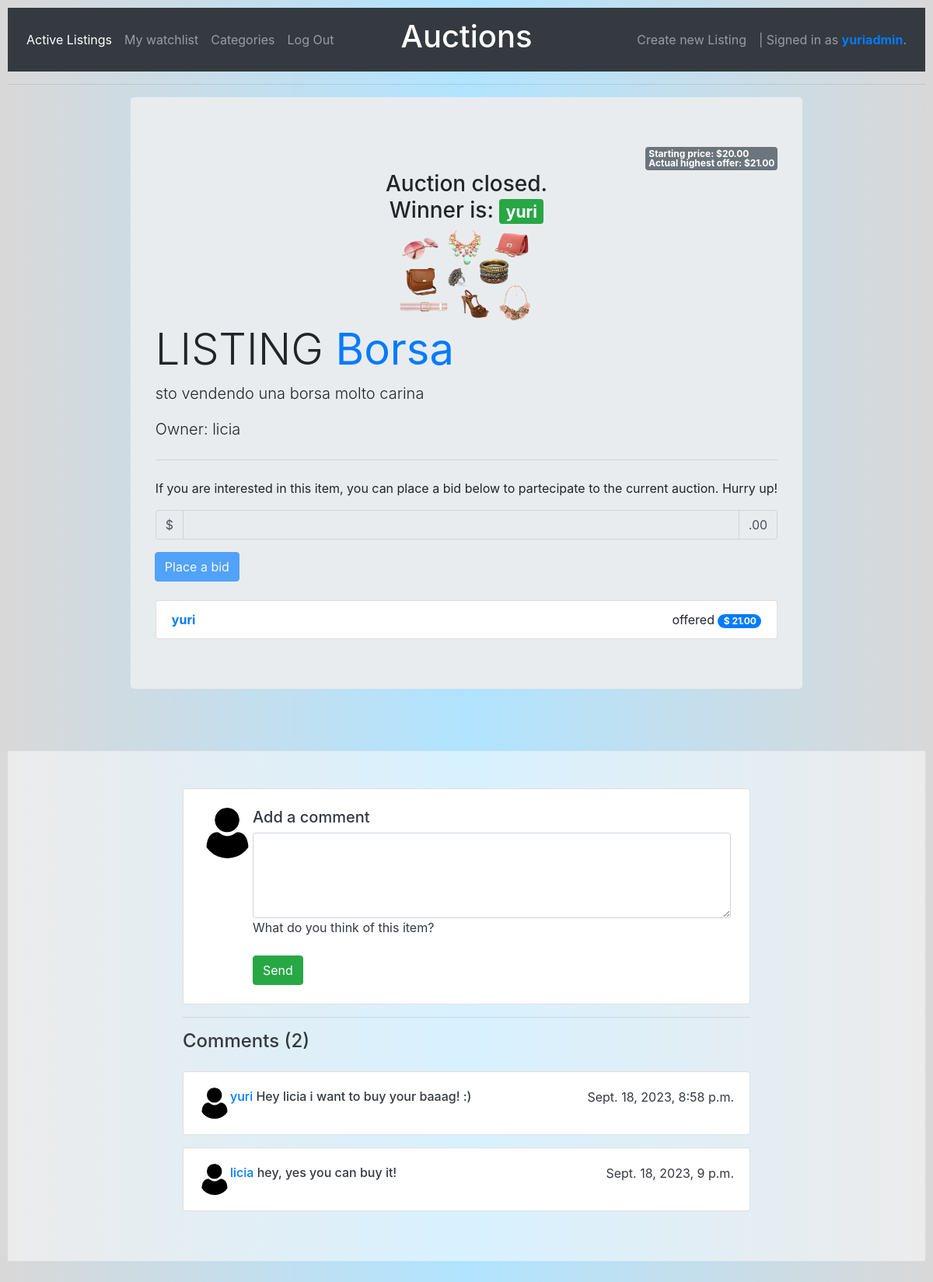
The app's page /6/listingpage (signed in) with its own data.
### auctions/models.py (models this page shows, shortened)
class User(AbstractUser):
    pass

class Listing(models.Model):
    id = models.AutoField(primary_key=True)
    title = models.CharField(max_length=24)
    description = models.CharField(max_length=64)
    startingprice = models.IntegerField()
    imagename = models.CharField(max_length=255)
    categoryname = models.CharField(max_length=255, blank=True, null=True)
    user = models.ForeignKey(User, on_delete=models.CASCADE, related_name='owner')
    winner = models.CharField(max_length=255, blank=True, null=True)
    pass

class Bid(models.Model):
    id = models.AutoField(primary_key=True)
    amount = models.IntegerField()
    user = models.ForeignKey(User, on_delete=models.DO_NOTHING, related_name='bidder')
    listing = models.ForeignKey(Listing, on_delete=models.CASCADE, related_name='item')
    pass

class Comment(models.Model):
    id = models.AutoField(primary_key=True)
    content = models.CharField(max_length=255)
    user = models.ForeignKey(User, on_delete=models.DO_NOTHING, related_name='commenter')
    listing = models.ForeignKey(Listing, on_delete=models.CASCADE, related_name='itemCommented')
    timestamp = models.DateTimeField(blank=True, null=True)
    pass

### auctions/views.py (the view, shortened to what this page needs)
# urls.py: path("<int:listing_id>/listingpage", views.listing, name="listingpage"),
@login_required
def listing(request, listing_id):
    if request.user.is_authenticated:
        try:
            bids = Bid.objects.all().filter(listing=listing_id)
        except ObjectDoesNotExist:
            bids = None
    if request.user.is_authenticated:
        if request.method != "POST":
            try:
                listing = Listing.objects.get(pk=listing_id)
            except ObjectDoesNotExist:
                return HttpResponse("Listing not found.")
            user = User.objects.get(username=request.user)
            comments = Comment.objects.all().filter(listing=listing_id)
            commentsCount = comments.count()
            isOwner = False
            if listing.user.username == user.username:
                isOwner = True
            isactive = False
            try:
                watch = Watchlist.objects.get(user=user.pk, listing=listing_id)
                if watch is not None:
                    isactive = True
            except ObjectDoesNotExist:
                watch = None
            if bids is not None:
                offers=(bid.amount for bid in bids)
                maximum = max(offers, default=listing.startingprice)
            return render(request, "auctions/listingpage.html", {
                    "username": user.username,
                    "listing": listing,
                    "bids": bids,
                    "actualprice": maximum,
                    "isWatching": isactive,
                    "isOwner": isOwner,
                    "comments": comments,
                    "commentsCount": commentsCount
                })
    else:
        return HttpResponseRedirect(reverse("index"))

### auctions/templates/auctions/listingpage.html (shortened to what this page needs)
{% extends "auctions/layout.html" %}
{% block body %}
    {% load static %}
    <div class="row justify-content-center">
      <div class="jumbotron">
      <div class="text-right">
        <span class="badge badge-secondary">
          <span class="input-group-prepend">Starting price: ${{listing.startingprice}}<span class="input-group-append">.00</span></span>
          <span class="input-group-prepend">Actual highest offer: ${{actualprice}}<span class="input-group-append">.00</span></span>
        </span>
      </div>
      {% if listing.winner is not None %}
      <div class="text-center">
        <h3>Auction closed. <br>Winner is: <span class="badge badge-success">{{ listing.winner }}</span></h3>
      </div>
      {% endif %}
      <div class="text-center">
        <img class="card-img-top justify-content-center" src="{% static 'images/'|add:listing.imagename' %}" alt="Listing Image" id="img">
      </div>
        <h1 class="display-4">LISTING <strong class="text-primary">{{ listing.title }}</strong></h1>
        <form method="POST" action="{% url 'biddingpage' listing.id %}">
        <p class="lead">{{ listing.description }}</p>
        <p class="lead">Owner: {{ listing.user }}</p>
        <hr class="my-4">
        <p>If you are interested in this item, you can place a bid below to partecipate to the current auction. Hurry up!</p>
        <div class="input-group mb-3">
          <div class="input-group-prepend">
            <span class="input-group-text">$</span>
          </div>
          {% if listing.winner is None %}
          <input type="number" name="amount" class="form-control" aria-label="Amount (to the nearest dollar)" min="{{actualprice}}" required>
          {% else %}
          <input type="number" name="amount" class="form-control" aria-label="Amount (to the nearest dollar)" min="{{actualprice}}" readonly>
          {% endif %}
          <div class="input-group-append">
            <span class="input-group-text">.00</span>
          </div>
        </div>
        <div class="input-group-append">
          {% if listing.winner is None %}
            <input type="submit" value="Place a bid" class="btn btn-primary">
          {% else %}
            <input type="submit" value="Place a bid" class="btn btn-primary" disabled>
          {% endif %}
      </div>
      </form>
      <br>
      <ul class="list-group">
        {% for bid in bids %}
        <li class="list-group-item d-flex justify-content-between align-items-center">
          <strong class="text-primary">{{bid.user}}</strong>
          <div class="text-center"><span>offered </span>
            <span class="badge badge-primary badge-pill">
              <span class="input-group-prepend">$ {{bid.amount}}<span class="input-group-append">.00</span></span>
          </span>
        </div>
        </li>
        {% endfor %}
      </ul>
      </div>
    </div>
    <section id="commentSection">
      <form method="POST" action="{% url 'comment' listing.id %}">
      <div class="container my-5 py-5 text-dark">
        <div class="row d-flex justify-content-center">
          <div class="col-md-12 col-lg-10 col-xl-8">
            <div class="card">
              <div class="card-body p-4">
                <div class="d-flex flex-start w-100">
                  <img class="rounded-circle shadow-1-strong me-3"
                    src="{% static 'images/user.png' %}" alt="avatar" width="65"
                    height="65" />
                  <div class="w-100">
                    <h5>Add a comment</h5>
                    <div class="form-outline">
                      <textarea class="form-control" name="content" rows="4"></textarea>
                      <label class="form-label" for="textAreaExample">What do you think of this item?</label>
                    </div>
                    <div class="d-flex justify-content-between mt-3">
                      <button type="submit" class="btn btn-success">
                        Send
                      </button>
                    </div>
                  </div>
                </div>
              </div>
            </div>
          </form>
            <hr>
            {% if comments is not None %}
            <div class="d-flex justify-content-between align-items-center mb-4">
              <h4 class="text-dark mb-0">Comments ({{ commentsCount }})</h4>
            </div>
            {% for comment in comments %}
            <div class="card mb-3">
              <div class="card-body">
                <div class="d-flex flex-start">
                  <img class="rounded-circle shadow-1-strong me-3"
                    src="{% static 'images/user.png' %}" alt="avatar" width="40"
                    height="40" />
                  <div class="w-100">
                    <div class="d-flex justify-content-between align-items-center mb-3">
                      <h6 class="text-primary fw-bold mb-0">
                        {{ comment.user }}
                        <span class="text-dark ms-2">{{ comment.content }}</span>
                      </h6>
                      <p class="mb-0">{{ comment.timestamp }}</p>
                    </div>
                  </div>
                </div>
              </div>
            </div>
            {% endfor %}
            {% endif %}
    </section>
{% endblock %}

### auctions/templates/auctions/layout.html (shortened to what this page needs)
{% load static %}
<!DOCTYPE html>
<html lang="en">
    <head>
        <link rel="stylesheet" href="https://cdn.jsdelivr.net/npm/bootstrap@4.1.3/dist/css/bootstrap.min.css">
        <link href="{% static 'auctions/styles.css' %}" rel="stylesheet">
    </head>
    <body>
        <nav class="navbar navbar-expand-md navbar-dark bg-dark">
            <div class="navbar-collapse collapse w-100 order-1 order-md-0 dual-collapse2">
                <ul class="navbar-nav mr-auto">
                    <li class="nav-item active">
                        <a class="nav-link" href="{% url 'index' %}">Active Listings</a>
                    </li>
                {% if user.is_authenticated %}
                    <li class="nav-item">
                        <a class="nav-link" href="{% url 'watchpage' %}">My watchlist</a>
                    </li>
                    <li class="nav-item">
                        <a class="nav-link" href="{% url 'categories' %}">Categories</a>
                    </li>
                    <li class="nav-item">
                        <a class="nav-link" href="{% url 'logout' %}">Log Out</a>
                    </li>
                {% endif %}
                </ul>
            </div>
            <div class="mx-auto order-0">
                <a class="navbar-brand mx-auto" href="#"><h1>Auctions</h1></a>
            </div>
            <div class="navbar-collapse collapse w-100 order-3 dual-collapse2">
                <ul class="navbar-nav ml-auto">
                    <li class="nav-item">
                        <a class="nav-link" href="{% url 'newlisting' %}">Create new Listing</a>
                    </li>
                    <li>
                        {% if user.is_authenticated %}
                            <a class="nav-link">| Signed in as <strong class="text-primary">{{ user.username }}</strong>.</a>
                        {% else %}
                            <a class="nav-link">| Not signed in.</strong></a>
                        {% endif %}
                    </li>
                </ul>
            </div>
        </nav>
        <hr>
        {% block body %}
        {% endblock %}
    </body>
</html>

### auctions/static/auctions/styles.css (style rules this page uses)
body { padding: 10px; background: rgb(217,216,216); background: linear-gradient(90deg, rgba(217,216,216,1) 0%, rgba(97, 200, 255, 0.493) 50%, rgba(217,216,216,1) 100%); }
.card-img-top { width: 100%; height: 10vw; object-fit: cover; }
#commentSection, #filterSection { background-color: #fff; background-color: rgba(255,255,255,0.5); }
#img { object-fit: contain }

### records on screen
User: username "yuriadmin"
Listing: startingprice "20", winner "yuri", imagename (picture), title "Borsa", description "sto vendendo una borsa molto carina", user "licia"
Bid: user "yuri", amount "21"
Comment: user "yuri", content "Hey licia i want to buy your baaag! :)", timestamp "Sept. 18, 2023, 8:58 p.m."
Comment: user "licia", content "hey, yes you can buy it!", timestamp "Sept. 18, 2023, 9 p.m."

### other values on screen
{{ actualprice }} "21"
{{ commentsCount }} "2"
